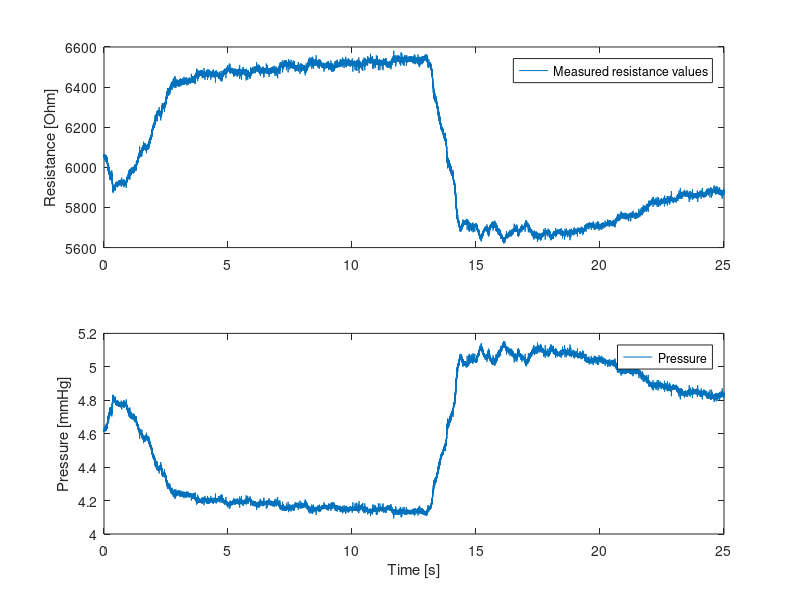
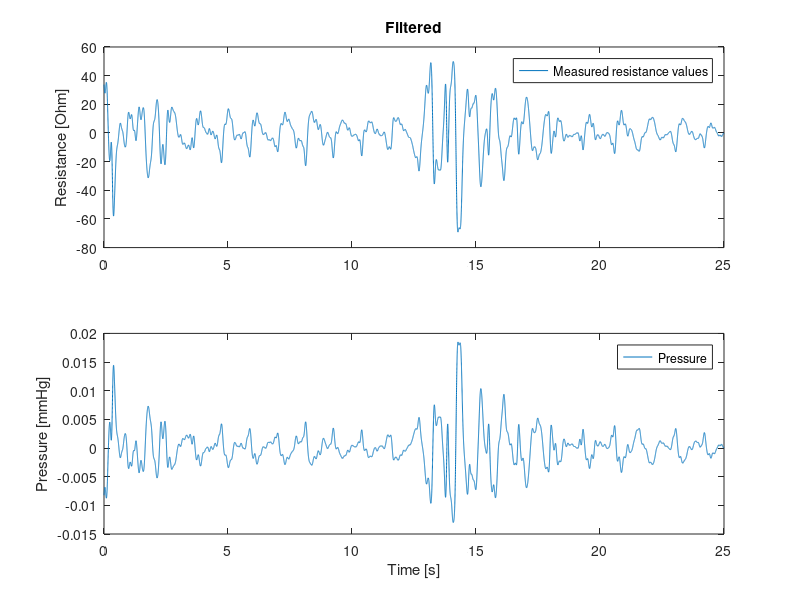
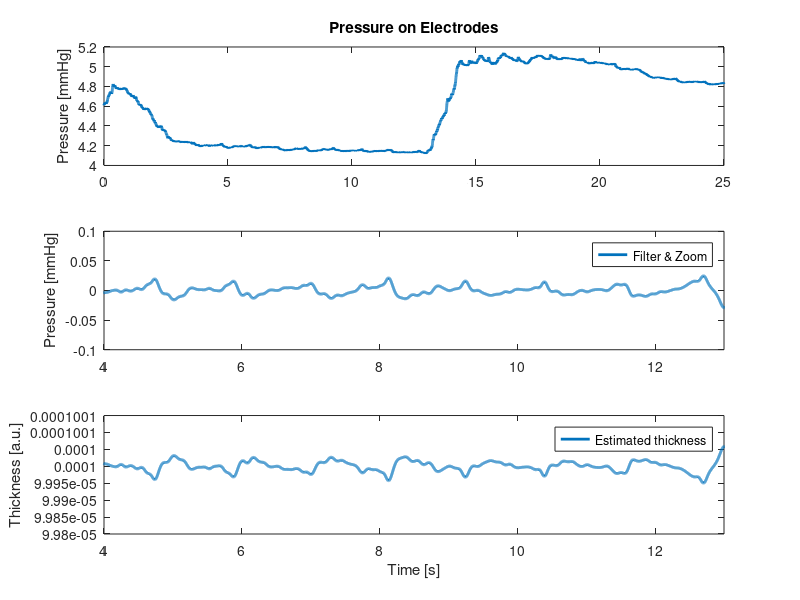

Recreate these plots in MATLAB, in order.
% File: BioimpedanceAnalysis.m
% This script performs analysis on a bio-impedance dataset, demonstrating 
% the calculation of resistance, force, pressure, and filtering methods.

clear
close all
clc

% Load the provided BCG dataset
load('goodbcg1.mat')

% Define constants for the experiment
area = 40*40e-6;
ref_resistance = 2.2e3;
measurement_duration = 25;

% Remove the first 5 seconds of data to avoid initial transients
data(1:fs*5) = [];
Vref(1:fs*5) = [];

% Define the time vector 
time = ((1:fs*measurement_duration)/fs)';

% Compute the resistance value using the provided formula
resistance = ref_resistance./(Vref./data - 1); 

% Convert physical units for further calculations
Pa_to_mmHg = 0.0075006156130264;
mmHg_to_cmH2O = 1.3595100263597;

% Compute the force value
force = (10.^((log10(resistance)-5.146)/(-0.684)))/100;

% Compute the pressure value
pressure = force/area*Pa_to_mmHg;

% Plot the calculated resistance and pressure values over time
figure,
subplot(2,1,1), plot(time, resistance), legend('Measured resistance values');
ylabel('Resistance [Ohm]');
subplot(2,1,2), plot(time, pressure), legend('Pressure');
ylabel('Pressure [mmHg]');
xlabel('Time [s]');

% Decimate the computed values and the time vector by a factor of 10 
resistance_dec = decimate(resistance,10,'fir');
force_dec = decimate(force,10,'fir');
pressure_dec = decimate(pressure,10,'fir');
time_dec = decimate(time,10,'fir');
fs = fs/10;

% Filter the decimated values using a Butterworth bandpass filter
[bp_b, bp_a] = butter(3, [0.7 8]/(fs/2));
resistance_filt = filtfilt(bp_b, bp_a, resistance_dec);
force_filt = filtfilt(bp_b, bp_a, force_dec);
pressure_filt = filtfilt(bp_b, bp_a, pressure_dec);

% Compute the estimated thickness based on the filtered pressure
thickness_est = (1./(pressure_filt+1e2)).^2;

% Plot the filtered resistance and pressure, and estimated thickness
figure,
subplot(2,1,1), plot(time_dec, resistance_filt), title('Filtered'), legend('Measured resistance values');
ylabel('Resistance [Ohm]');
subplot(2,1,2), plot(time_dec, force_filt), legend('Pressure');
ylabel('Pressure [mmHg]');
xlabel('Time [s]');

figure, 
subplot(3,1,1), 
plot(time_dec, pressure_dec, 'LineWidth', 2), title('Pressure on Electrodes'),ylabel('Pressure [mmHg]');
subplot(3,1,2),
plot(time_dec, pressure_filt, 'LineWidth', 2),
ylabel('Pressure [mmHg]'), xlim([4 13]), legend('Filter & Zoom');
subplot(3,1,3),
plot(time_dec, thickness_est, 'LineWidth', 2),
ylabel('Thickness [a.u.]'), xlabel('Time [s]'), xlim([4 13]), legend('Estimated thickness');
